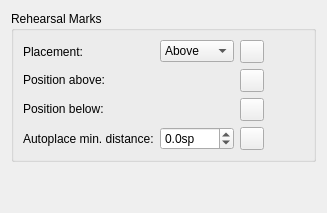
      <widget class="QWidget" name="PageRehearsalMarks">
       <layout class="QVBoxLayout" name="verticalLayout_51">
        <item>
         <widget class="QGroupBox" name="groupBox_35">
          <property name="title">
           <string>Rehearsal Marks</string>
          </property>
          <layout class="QGridLayout" name="gridLayout_28">
           <item row="3" column="0">
            <widget class="QLabel" name="label_149">
             <property name="text">
              <string>Autoplace min. distance:</string>
             </property>
            </widget>
           </item>
           <item row="2" column="0">
            <widget class="QLabel" name="label_150">
             <property name="sizePolicy">
              <sizepolicy hsizetype="Fixed" vsizetype="Fixed">
               <horstretch>0</horstretch>
               <verstretch>0</verstretch>
              </sizepolicy>
             </property>
             <property name="text">
              <string>Position below:</string>
             </property>
            </widget>
           </item>
           <item row="0" column="1">
            <widget class="QComboBox" name="rehearsalMarkPlacement">
             <item>
              <property name="text">
               <string notr="true">Above</string>
              </property>
             </item>
             <item>
              <property name="text">
               <string notr="true">Below</string>
              </property>
             </item>
            </widget>
           </item>
           <item row="0" column="2">
            <widget class="QToolButton" name="resetRehearsalMarkPlacement">
             <property name="toolTip">
              <string>Reset to default</string>
             </property>
             <property name="accessibleName">
              <string>Reset 'Placement' value</string>
             </property>
             <property name="text">
              <string notr="true"/>
             </property>
             <property name="icon">
              <iconset resource="musescore.qrc">
               <normaloff>:/data/icons/edit-reset.svg</normaloff>:/data/icons/edit-reset.svg</iconset>
             </property>
            </widget>
           </item>
           <item row="2" column="2">
            <widget class="QToolButton" name="resetRehearsalMarkPosBelow">
             <property name="toolTip">
              <string>Reset to default</string>
             </property>
             <property name="accessibleName">
              <string>Reset 'Position below' value</string>
             </property>
             <property name="text">
              <string notr="true"/>
             </property>
             <property name="icon">
              <iconset resource="musescore.qrc">
               <normaloff>:/data/icons/edit-reset.svg</normaloff>:/data/icons/edit-reset.svg</iconset>
             </property>
            </widget>
           </item>
           <item row="1" column="0">
            <widget class="QLabel" name="label_151">
             <property name="sizePolicy">
              <sizepolicy hsizetype="Fixed" vsizetype="Fixed">
               <horstretch>0</horstretch>
               <verstretch>0</verstretch>
              </sizepolicy>
             </property>
             <property name="text">
              <string>Position above:</string>
             </property>
            </widget>
           </item>
           <item row="1" column="2">
            <widget class="QToolButton" name="resetRehearsalMarkPosAbove">
             <property name="toolTip">
              <string>Reset to default</string>
             </property>
             <property name="accessibleName">
              <string>Reset 'Position above' value</string>
             </property>
             <property name="text">
              <string notr="true"/>
             </property>
             <property name="icon">
              <iconset resource="musescore.qrc">
               <normaloff>:/data/icons/edit-reset.svg</normaloff>:/data/icons/edit-reset.svg</iconset>
             </property>
            </widget>
           </item>
           <item row="0" column="0">
            <widget class="QLabel" name="label_152">
             <property name="text">
              <string>Placement:</string>
             </property>
             <property name="buddy">
              <cstring>textLinePlacement</cstring>
             </property>
            </widget>
           </item>
           <item row="1" column="3">
            <spacer name="horizontalSpacer_36">
             <property name="orientation">
              <enum>Qt::Horizontal</enum>
             </property>
             <property name="sizeHint" stdset="0">
              <size>
               <width>40</width>
               <height>20</height>
              </size>
             </property>
            </spacer>
           </item>
           <item row="3" column="1">
            <widget class="QDoubleSpinBox" name="rehearsalMarkMinDistance">
             <property name="sizePolicy">
              <sizepolicy hsizetype="Preferred" vsizetype="Fixed">
               <horstretch>0</horstretch>
               <verstretch>0</verstretch>
              </sizepolicy>
             </property>
             <property name="suffix">
              <string>sp</string>
             </property>
             <property name="decimals">
              <number>1</number>
             </property>
             <property name="minimum">
              <double>-100.000000000000000</double>
             </property>
             <property name="singleStep">
              <double>0.500000000000000</double>
             </property>
            </widget>
           </item>
           <item row="3" column="2">
            <widget class="QToolButton" name="resetRehearsalMarkMinDistance">
             <property name="toolTip">
              <string>Reset to default</string>
             </property>
             <property name="accessibleName">
              <string>Reset 'Autoplace min. distance' value</string>
             </property>
             <property name="text">
              <string notr="true"/>
             </property>
             <property name="icon">
              <iconset resource="musescore.qrc">
               <normaloff>:/data/icons/edit-reset.svg</normaloff>:/data/icons/edit-reset.svg</iconset>
             </property>
            </widget>
           </item>
           <item row="1" column="1">
            <widget class="Ms::OffsetSelect" name="rehearsalMarkPosAbove" native="true"/>
           </item>
           <item row="2" column="1">
            <widget class="Ms::OffsetSelect" name="rehearsalMarkPosBelow" native="true"/>
           </item>
          </layout>
         </widget>
        </item>
        <item>
         <spacer name="verticalSpacer_28">
          <property name="orientation">
           <enum>Qt::Vertical</enum>
          </property>
          <property name="sizeHint" stdset="0">
           <size>
            <width>20</width>
            <height>40</height>
           </size>
          </property>
         </spacer>
        </item>
       </layout>
      </widget>
